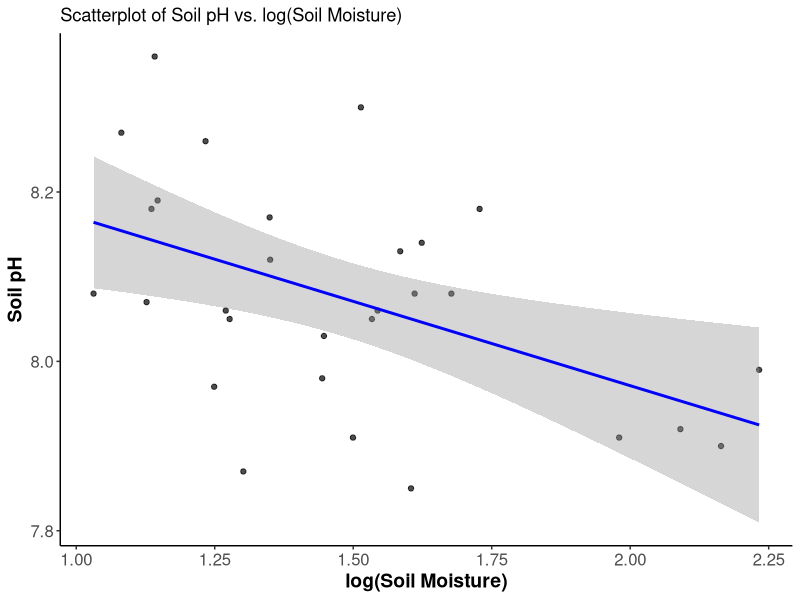
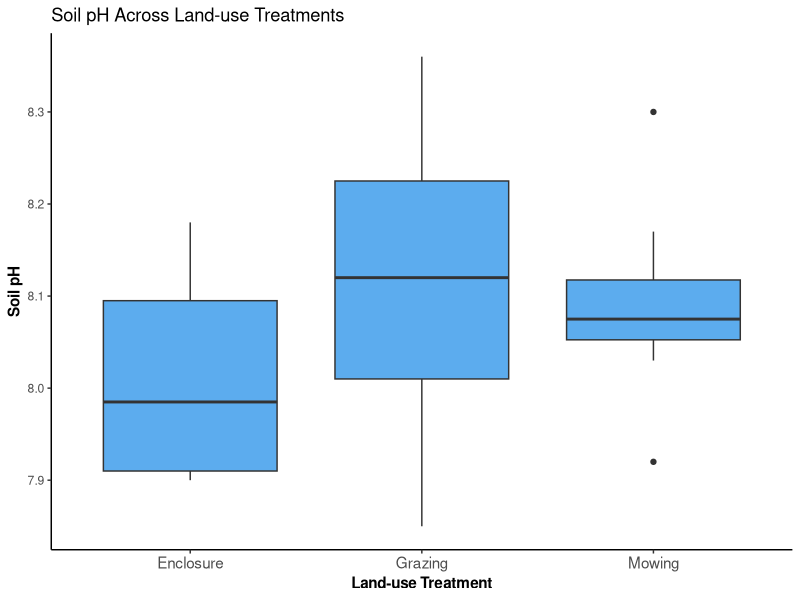
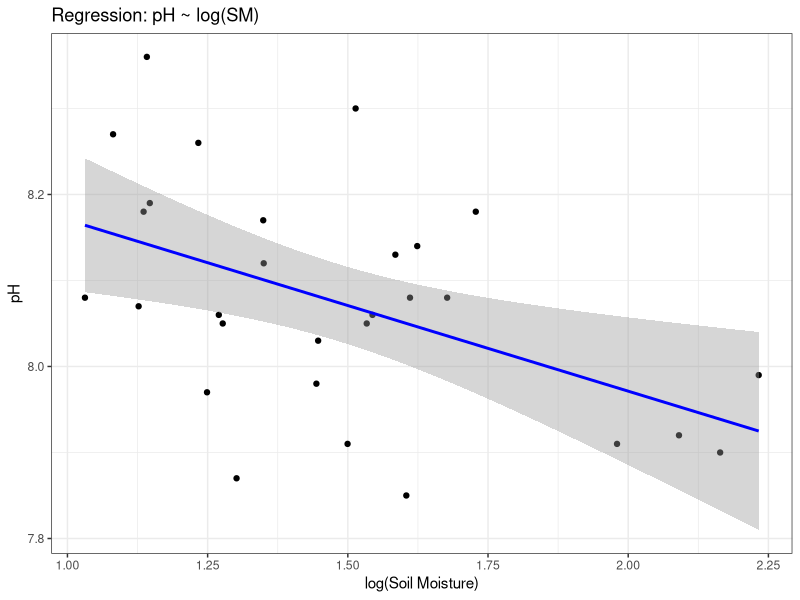
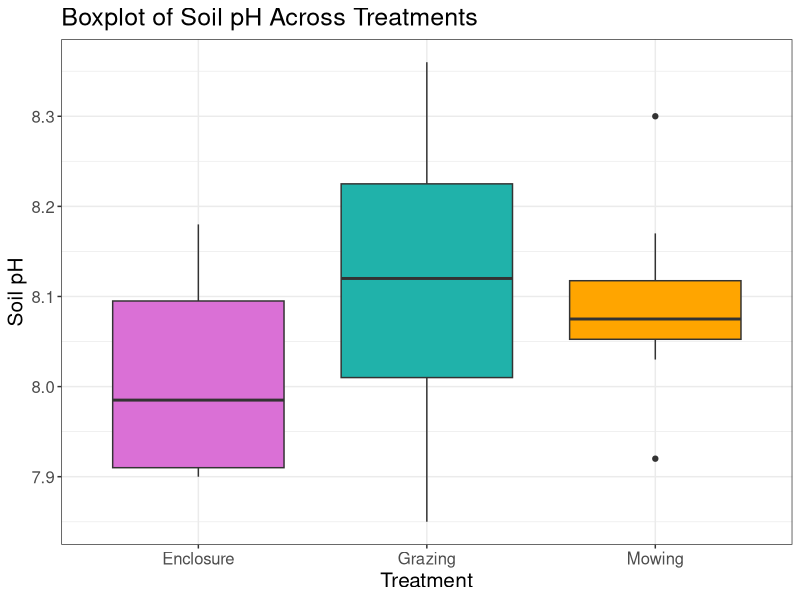
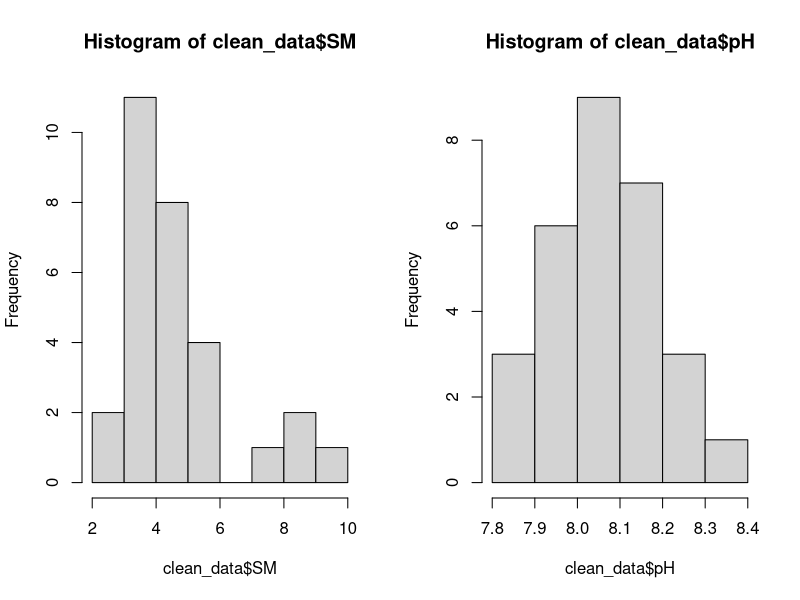
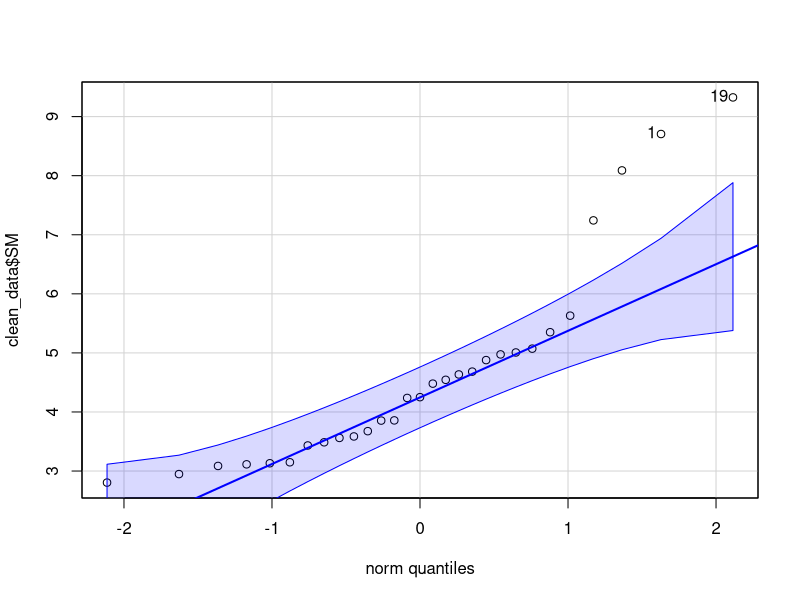
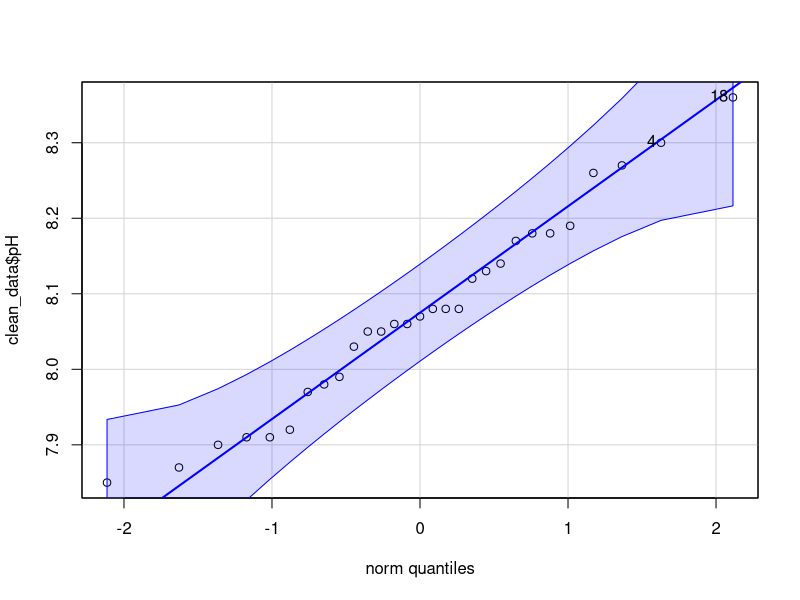
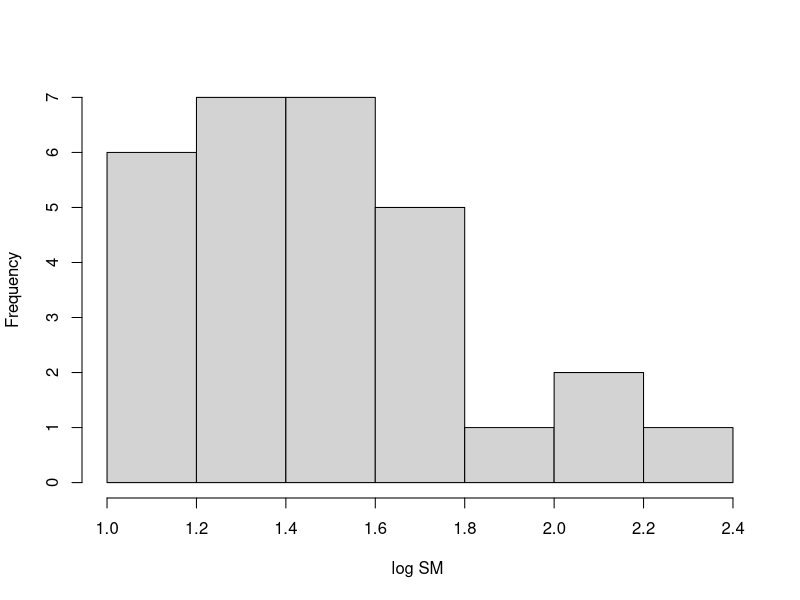

The R source for these figures, in order:
## ---- chunk 1
knitr::opts_chunk$set(echo = TRUE, message = FALSE, warning = FALSE)
# you must have echo = set to TRUE
## ---- chunk 2
# upload necessary libraries
library(readr) # package for reading in data
library(tidyverse)
library(ggplot2)
library(car)
#install.packages("psych")
library(psych)
library(multcomp)
library(cowplot)
library(tidyr)
library(dplyr)

# include other libraries you may need

#load in your cleaned data
dataset_38 <- read.csv("data/dataset_38.csv")

#str(dataset_38)


#filter observations
clean_data <- dataset_38 %>%
  dplyr::select(treat,SM,pH, block) %>%   # keep only relevant columns
  tidyr::drop_na() # remove all rows with NAs

#change block as factor
clean_data$block <- as.factor(clean_data$block)


## ---- chunk 3

## 1 graph for y ~ x (numeric) 

clean_data %>% 
  ggplot(aes(x = log(SM), y = pH)) +  # map Soil Moisture to x and pH to y
  geom_point(color = "black", alpha = 0.7) +  # scatterplot points
  geom_smooth(method = "lm", color = "blue") +  # linear regression line
  theme_classic() +  # clean background
  labs(x = "log(Soil Moisture)", y = "Soil pH") +  # axis labels
  ggtitle("Scatterplot of Soil pH vs. log(Soil Moisture)") +  # title
  theme(
    axis.title = element_text(size = 14, face = "bold"),  # axis title style
    axis.text = element_text(size = 12)  # axis tick label size
  )

## ---- chunk 4

## 1 graph for y ~ x (categorical) 

clean_data %>% 
  ggplot(aes(y = pH, x = treat)) +
  geom_boxplot(fill = "steelblue2") +
  theme_classic() + # pretty theme
  theme(axis.title = element_text(face = "bold"), 
        axis.text.x = element_text(size = 11)) +
  labs(x = "Land-use Treatment", y = "Soil pH") +
  ggtitle("Soil pH Across Land-use Treatments") 


## ---- chunk 5


# Regression plot
ggplot(clean_data, aes(x = log(SM), y = pH)) +
  geom_point() +
  geom_smooth(method = "lm", col = "blue") +
  theme_bw() +
  labs(x = "log(Soil Moisture)", y = "pH", title = "Regression: pH ~ log(SM)")

## ---- chunk 6

# ggplot version of boxplot
ggplot(clean_data, aes(x=treat, y=pH, fill=treat, fill=treat))+ #base plot
  geom_boxplot(show.legend=F)+ #do a boxplot, but hide legend cause its just colors
  scale_fill_manual(values=c("orchid", "lightseagreen", "orange"))+ #set line colors
  ylab("Soil pH")+ 
  xlab("Treatment")+ 
  theme_bw()+ #cute theme
  theme(text = element_text(size=15))+ # Larger font
  ggtitle("Boxplot of Soil pH Across Treatments")


## ---- chunk 7
# ==============================
# Part 1: Data Cleaning
# ==============================

#filter observations
clean_data <- dataset_38 %>%
  dplyr::select(treat,SM,pH, block) %>%   # keep only relevant columns
  tidyr::drop_na() # remove all rows with NAs

#change block as factor
clean_data$block <- as.factor(clean_data$block)

#general data checking
head(clean_data)
summary(clean_data)


# ==============================
# Part 2: EDA - Distribution Checks
# ==============================

#check numeric vars for distributions and normality
## histograms
par(mfrow=c(1,2))
hist(clean_data$SM)
hist(clean_data$pH)
par(mfrow=c(1,1))


## qqPlots
par(mfrow=c(1,1))
qqPlot(clean_data$SM)
qqPlot(clean_data$pH)
par(mfrow=c(1,1))


## shapiro tests
shapiro.test(clean_data$SM) # not
shapiro.test(clean_data$pH) # normal


## Hint: Check if there are 0s or negatives using range() before transforming
#range(clean_data$SM) #[1] 2.8045 9.3250 so no need add 1 when transforming

clean_data$SM_log <- log(clean_data$SM)

hist(clean_data$SM_log, main="", xlab="log SM ")
qqPlot(clean_data$SM_log)
shapiro.test(clean_data$SM_log) 


#prep for pairs panels: only numeric vars
numerics <- clean_data[,c("SM", "pH", "SM_log")]
pairs.panels(numerics) #include as a fig


# numeric ~ categorical exploration
boxplot(SM ~ treat, data=clean_data)
boxplot(pH ~ treat, data=clean_data)
boxplot(SM_log ~ treat, data=clean_data)


## ---- chunk 8

# ==============================
# Part 3: ANOVA - pH ~ treat
# ==============================

# Fit linear model with pH as the response variable and treatment as the predictor
fit1 <- lm(pH ~ treat, data=clean_data)

# Diagnostic plots to check ANOVA assumptions
par(mfrow=c(2,2))
plot(fit1) # residuals, Q-Q plot, leverage
par(mfrow=c(1,1))

# Extract residuals and assess normality
res1 <- fit1$residuals
shapiro.test(res1)
qqPlot(res1)
hist(res1)


# Run one-way ANOVA
anova(fit1)

# Check homogeneity of variances with Levene's Test
leveneTest(pH ~ treat, data=clean_data)

boxplot(pH ~ treat, data = clean_data, main = "Soil pH by Treatment", ylab = "log(SM)")

# ggplot version of boxplot
ggplot(clean_data, aes(x=treat, y=pH, fill=treat, fill=treat))+ #base plot
  geom_boxplot(show.legend=F)+ #do a boxplot, but hide legend cause its just colors
  scale_fill_manual(values=c("orchid", "lightseagreen", "orange"))+ #set line colors
  ylab("Soil pH")+ 
  xlab("Treatment")+ 
  theme_bw()+ #cute theme
  theme(text = element_text(size=15))+ # Larger font
  ggtitle("Boxplot of Soil pH Across Treatments")



# ==============================
# Part 4: ANOVA - SM_log ~ treat
# ==============================

# Fit linear model: SM as response, treat as predictor
fit2 <- lm(SM_log ~ treat, data=clean_data)

# Diagnostic plots to check ANOVA assumptions
par(mfrow=c(2,2))
plot(fit2) 
par(mfrow=c(1,1))

# Residuals normality check
res2 <- fit2$residuals
shapiro.test(res2)
qqPlot(res2)
hist(res2)

#run anova of SM_log
anova(fit2)

# Check homogeneity of variance
leveneTest(SM_log ~ treat, data=clean_data)

# Basic boxplot
boxplot(SM_log ~ treat, data = clean_data, main = "Log-Transformed Soil Moisture by Treatment", ylab = "log(SM)")

# ggplot version of boxplot
ggplot(clean_data, aes(x=treat, y=SM_log, fill=treat, fill=treat))+ #base plot
  geom_boxplot(show.legend=F)+ #do a boxplot, but hide legend cause its just colors
  scale_fill_manual(values=c("orchid", "lightseagreen", "orange"))+ #set line colors
  ylab("log(SM)")+ 
  xlab("Treatment")+ 
  theme_bw()+ #cute theme+
  ggtitle("Boxplot of log(SM) Across Treatments") +
  theme(text = element_text(size=15)) # Larger font

## ---- chunk 9

# ==============================
# Part 5: Linear Regression - pH ~ SM_log
# ==============================


#prep for pairs panels: only numeric vars
numerics <- clean_data[,c("SM", "pH", "SM_log")]
pairs.panels(numerics) #include as a fig



fit3 <- lm(pH ~ SM_log, data = clean_data)
par(mfrow=c(2,2))
plot(fit3) 
par(mfrow=c(1,1))


summary(fit3)


# Save residuals and check normality
res3 <- fit3$residuals
shapiro.test(res3)
qqPlot(res3)
hist(res3)


ggplot(clean_data, aes(x = SM_log, y = pH)) +
  geom_point() +
  geom_smooth(method = "lm", col = "blue") +
  theme_bw() +
  labs(x = "log(Soil Moisture)", y = "pH", title = "Regression: pH ~ log(SM)")
